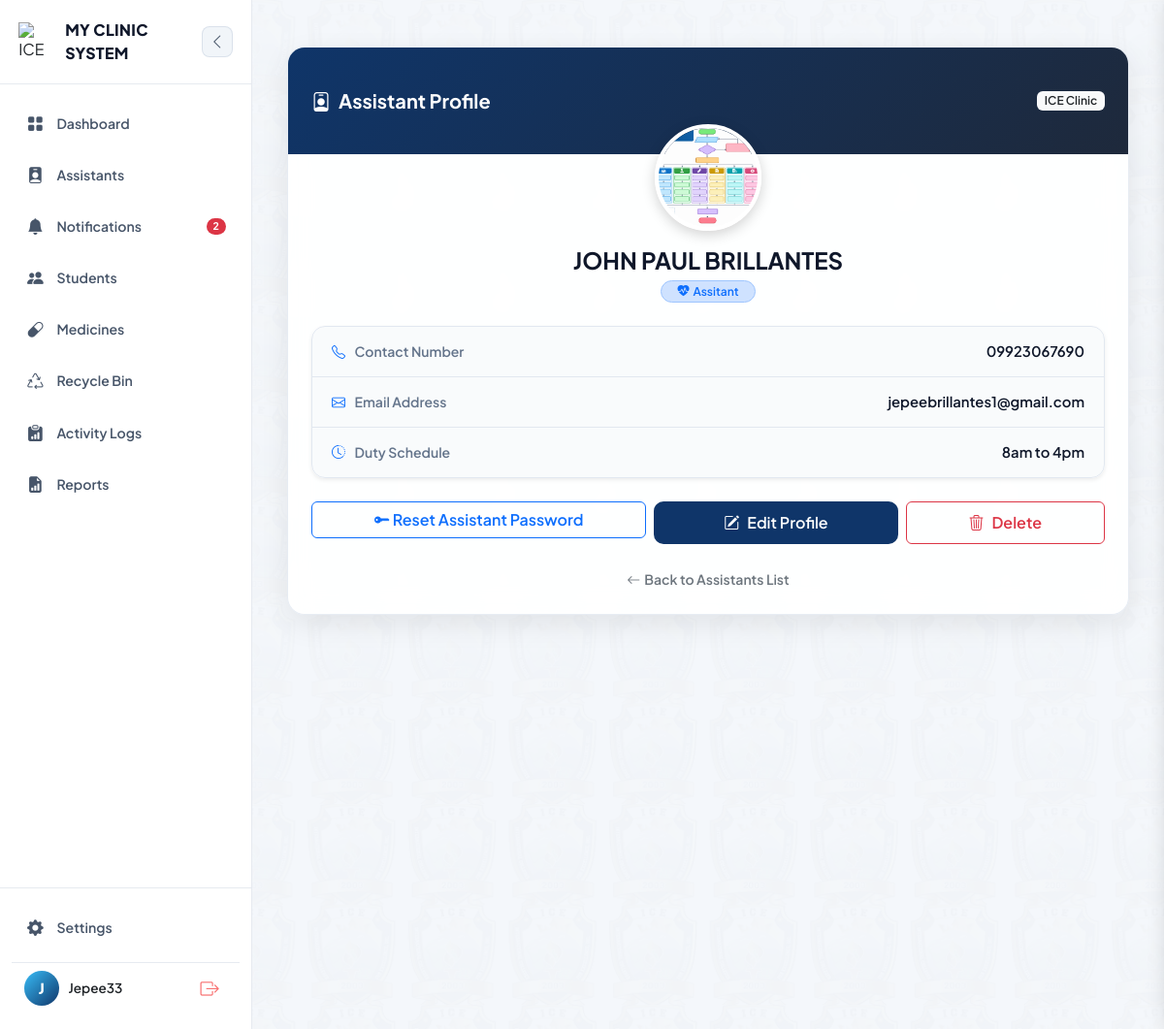
The app's page /nurses/12/ (signed in) with its own data.
### clinic/models.py (models this page shows, shortened)
class Nurse(models.Model):
    user = models.OneToOneField(User, on_delete=models.SET_NULL, null=True, blank=True, related_name='nurse_profile')
    full_name = models.CharField(max_length=150)
    age = models.PositiveIntegerField(null=True, blank=True)
    photo = models.ImageField(upload_to='nurse_photos/', blank=True, null=True)
    position = models.CharField(max_length=100, blank=True, help_text="hal. School Nurse, Clinic Head")
    contact_number = models.CharField(max_length=20, blank=True)
    email = models.EmailField(blank=True)
    schedule = models.CharField(max_length=150, blank=True, help_text="hal. Mon-Fri, 8AM-5PM (Time of Duty)")
    date_added = models.DateTimeField(auto_now_add=True)
    is_deleted = models.BooleanField(default=False)
    deleted_at = models.DateTimeField(null=True, blank=True)
    deleted_by = models.ForeignKey(User, on_delete=models.SET_NULL, null=True, blank=True, related_name='assistants_moved_to_recycle_bin')

### clinic/views/nurse.py (the view)
# urls.py: path('nurses/<int:pk>/', views.nurse_views, name='nurse_views'),
@login_required
@role_required("admin")
def nurse_views(request, pk):
    nurse = get_object_or_404(Nurse, pk=pk, is_deleted=False)
    return render(request, "clinic/nurses/nurse_views.html", {"nurse": nurse})

### clinic/templates/clinic/nurses/nurse_views.html (shortened to what this page needs)
{% extends "clinic/base.html" %}
{% load static %}
{% block content %}
<link rel="stylesheet" href="https://cdnjs.cloudflare.com/ajax/libs/animate.css/4.1.1/animate.min.css" />
<link rel="stylesheet" href="https://cdn.jsdelivr.net/npm/bootstrap-icons@1.11.1/font/bootstrap-icons.css">
<div class="profile-container ">
    <div class="profile-card">
        <div class="profile-header-bg d-flex align-items-center justify-content-between px-4">
            <h4 class="text-white fw-bold m-0 fs-5">
                <i class="bi bi-person-badge me-2"></i>Assistant Profile
            </h4>
            <span class="badge bg-light text-dark fw-semibold">ICE Clinic</span>
        </div>
        <div class="card-body p-4 text-center">
            <div class="profile-avatar-wrapper mb-3">
                {% if nurse.photo %}
                    <img src="{{ nurse.photo.url }}" alt="{{ nurse.full_name }}" class="profile-img">
                {% else %}
                    <div class="profile-avatar-placeholder">
                        {{ nurse.full_name|slice:":1"|upper }}
                    </div>
                {% endif %}
            </div>
            <h3 class="fw-bold profile-name mb-1">{{ nurse.full_name }}</h3>
            <span class="badge bg-primary-subtle text-primary border border-primary-subtle px-3 py-1 rounded-pill fw-semibold mb-4">
                <i class="bi bi-heart-pulse-fill me-1"></i>{{ nurse.position|default:"Clinic Assistant" }}
            </span>
            <div class="info-list text-start mb-4 shadow-sm">
                <div class="info-item">
                    <span class="info-label"><i class="bi bi-telephone text-primary"></i> Contact Number</span>
                    <span class="info-value">{{ nurse.contact_number|default:"Ã¢â‚¬â€" }}</span>
                </div>
                <div class="info-item">
                    <span class="info-label"><i class="bi bi-envelope text-primary"></i> Email Address</span>
                    <span class="info-value">{{ nurse.email|default:"Ã¢â‚¬â€" }}</span>
                </div>
                <div class="info-item">
                    <span class="info-label"><i class="bi bi-clock-history text-primary"></i> Duty Schedule</span>
                    <span class="info-value">{{ nurse.schedule|default:"Ã¢â‚¬â€" }}</span>
                </div>
            </div>
            <div class="d-flex flex-wrap gap-2 justify-content-center action-buttons-group">
                {% if nurse.user %}
                    <form method="post" action="{% url 'nurse_reset_password' nurse.pk %}" class="flex-grow-1" onsubmit="return confirm('Generate a new one-time temporary password for this assistant?');">
                        <button type="submit" class="btn btn-outline-primary fw-semibold w-100">
                            <i class="bi bi-key-fill"></i> Reset Assistant Password
                        </button>
                    </form>
                {% endif %}
                <a href="{% url 'nurse_edit' nurse.pk %}" class="btn btn-edit-nurse flex-grow-1 d-flex align-items-center justify-content-center gap-2">
                    <i class="bi bi-pencil-square"></i> Edit Profile
                </a>
                <button type="button" class="btn btn-outline-danger btn-delete-nurse fw-semibold flex-grow-1 d-flex align-items-center justify-content-center gap-2" id="openModalBtn">
                    <i class="bi bi-trash3"></i> Delete
                </button>
            </div>
            <div class="mt-4">
                <a href="{% url 'nurse_list' %}" class="text-decoration-none text-secondary small fw-semibold d-inline-flex align-items-center gap-1">
                    <i class="bi bi-arrow-left"></i> Back to Assistants List
                </a>
            </div>
        </div>
    </div>
</div>
{% endblock %}

### clinic/templates/clinic/base.html (shortened to what this page needs)
{% load static %}
<!DOCTYPE html>
<html lang="en">
<head>
    <link href="https://cdn.jsdelivr.net/npm/bootstrap@5.3.0/dist/css/bootstrap.min.css" rel="stylesheet">
    <link rel="stylesheet" href="https://cdn.jsdelivr.net/npm/bootstrap-icons@1.11.0/font/bootstrap-icons.css">
</head>
<body class="bg-body text-body">
    <div style="display: flex; min-height: 100vh; width: 100%; position: relative;">
        <aside id="appSidebar">
            <div>
                <div class="sidebar-header-glass">
                    <div class="brand-logo-container" id="logoToggleBtn"
                        style="display: flex; align-items: center; gap: 0.5rem; cursor: pointer;"
                        title="Toggle Sidebar">
                        <img src="{% static 'clinic/img/me.png' %}" alt="ICE Clinic Logo"
                            style="width: 40px; height: 40px; object-fit: contain;">
                        <span class="brand-text">MY CLINIC SYSTEM</span>
                    </div>
                    <button class="sidebar-toggle-btn desktop-toggle-btn d-none d-lg-flex" id="toggleSidebarDesktopBtn"
                        title="Toggle Sidebar">
                        <i class="bi bi-chevron-left"></i>
                    </button>
                </div>
                <nav style="padding: 1rem 0.75rem;">
                    <a href="{% url 'dashboard' %}"
                        class="nav-item-link {% if request.resolver_match.url_name == 'dashboard' %}active{% endif %}"
                        title="Dashboard">
                        <i class="bi bi-grid-fill"></i>
                        <span>Dashboard</span>
                    </a>
                    {% if user.is_authenticated and user.profile.role == 'admin' %}
                    <a href="{% url 'nurse_list' %}"
                        class="nav-item-link {% if request.resolver_match.url_name == 'nurse_list' or request.resolver_match.url_name == 'nurse_detail' %}active{% endif %}"
                        title="Assistants"><i class="bi bi-person-badge-fill"></i><span>Assistants</span></a>
                                        <button class="nav-item-link w-100 border-0 text-start {% if request.resolver_match.url_name == 'notification_list' %}active{% endif %}" type="button" id="notifBellBtn"
                        title="Notifications">
                    <i class="bi bi-bell-fill"></i><span>Notifications</span>
                    {% if nav_unread_notification_count %}
                    <span class="badge rounded-pill bg-danger ms-auto">
                        {% if nav_unread_notification_count > 99 %}99+{% else %}{{ nav_unread_notification_count }}{% endif %}
                    </span>
                    {% endif %}
                </button>
                {% endif %}
                    <a href="{% url 'student_records' %}"
                        class="nav-item-link {% if request.resolver_match.url_name == 'student_records' %}active{% endif %}"
                        title="Students">
                        <i class="bi bi-people-fill"></i>
                        <span>Students</span>
                    </a>
                    <a href="{% url 'medicine_list' %}"
                        class="nav-item-link {% if request.resolver_match.url_name == 'medicine_list' %}active{% endif %}"
                        title="Medicines">
                        <i class="bi bi-capsule"></i>
                        <span>Medicines</span>
                    </a>
                    {% if user.is_authenticated and user.profile.role == 'admin' %}
                    <a href="{% url 'trash_list' %}"
                        class="nav-item-link {% if request.resolver_match.url_name == 'trash_list' or request.resolver_match.url_name == 'trash_legacy' %}active{% endif %}"
                        title="Recycle Bin">
                        <i class="bi bi-recycle"></i><span>Recycle Bin</span>
                    </a>
                    <a href="{% url 'activity_log_list' %}"
                        class="nav-item-link {% if request.resolver_match.url_name == 'activity_log_list' %}active{% endif %}"
                        title="Activity Logs">
                        <i class="bi bi-clipboard-data-fill"></i><span>Activity Logs</span>
                    </a>
                    {% endif %} <a href="{% url 'reports' %}"
                        class="nav-item-link {% if request.resolver_match.url_name == 'reports' %}active{% endif %}"
                        title="Reports">
                        <i class="bi bi-file-earmark-bar-graph-fill"></i>
                        <span>Reports</span>
                    </a>
                </nav>
            </div>
            <div class="sidebar-footer-glass">
                <a href="{% url 'settings' %}"
                    class="nav-item-link {% if request.resolver_match.url_name == 'settings' %}active{% endif %}"
                    style="margin-bottom: 0.75rem;" title="Settings">
                    <i class="bi bi-gear-fill"></i>
                    <span>Settings</span>
                </a>
                {% if user.is_authenticated %}
                <div class="user-profile-card"
                    style="display: flex; align-items: center; justify-content: space-between; padding: 0.5rem 0.8rem;">
                    <div style="display: flex; align-items: center; gap: 0.6rem; overflow: hidden;">
                        <div class="user-avatar-glow"
                            title="{% if user.first_name %}{{ user.first_name }} {{ user.last_name }}{% else %}{{ user.username|title }}{% endif %}">
                            {% if user.first_name %}
                            {{ user.first_name|slice:":1"|upper }}{% if user.last_name %}{{
                            user.last_name|slice:":1"|upper }}{% endif %}
                            {% else %}
                            {{ user.username|slice:":1"|upper }}
                            {% endif %}
                        </div>
                        <div class="user-info-text" style="overflow: hidden; font-size: 0.85rem; font-weight: 600;">
                            {% if user.first_name %}
                            {{ user.first_name }} {{ user.last_name }}
                            {% else %}
                            {{ user.username|title }}
                            {% endif %}
                        </div>
                    </div>
                    <form action="{% url 'logout' %}" method="post" style="margin: 0;">
                        <button type="submit" class="btn-logout" title="Logout"
                            style="background: none; border: none; cursor: pointer; display: flex; align-items: center;">
                            <i class="bi bi-box-arrow-right" style="font-size: 1.2rem;"></i>
                        </button>
                    </form>
                </div>
                {% endif %}
            </div>
        </aside>
        <div class="main-container">
            <main class="content-main"
                style="background-image: url(&quot;{% static 'clinic/img/studentbackground.png' %}&quot;); background-repeat: repeat; background-size: cover; background-attachment: fixed;">
                <div class="content-inner">
                    {% block content %}{% endblock %}
                </div>
            </main>
        </div>
    </div>
</body>
</html>

### records on screen
Nurse: photo (picture), full_name "JOHN PAUL BRILLANTES", position "Assitant", contact_number "09923067690", email "jepeebrillantes1@gmail.com", schedule "8am to 4pm"

### other values on screen
{{ nav_unread_notification_count }} "2"
{{ user.username|slice:":1"|upper }} "J"
{{ user.username|title }} "Jepee33"
